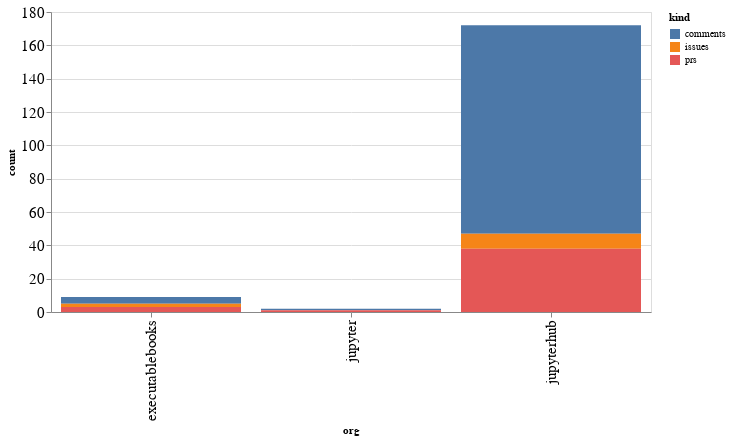

The code cell stored with this chart in its notebook:
### Code cell
alt.Chart(org_summaries, width=600).mark_bar().encode(
    x='org',
    y='count',
    color='kind',
    tooltip="org"
)

### Figure 1 — Vega-Lite specification as saved in the notebook (floating-point values rounded to 4 significant figures)
{"config": {"axisLeft": {"labelFontSize": 15}, "axisBottom": {"labelFontSize": 15}}, "data": {"name": "data-727c42e067e84877cfdbb423ff659a6f"}, "mark": "bar", "encoding": {"color": {"type": "nominal", "field": "kind"}, "tooltip": {"type": "nominal", "field": "org"}, "x": {"type": "nominal", "field": "org"}, "y": {"type": "quantitative", "field": "count"}}, "width": 600, "$schema": "https://vega.github.io/schema/vega-lite/v4.8.1.json", "datasets": {"data-727c42e067e84877cfdbb423ff659a6f": [{"org": "executablebooks", "kind": "comments", "count": 4}, {"org": "executablebooks", "kind": "issues", "count": 2}, {"org": "executablebooks", "kind": "prs", "count": 3}, {"org": "jupyter", "kind": "comments", "count": 1}, {"org": "jupyter", "kind": "prs", "count": 1}, {"org": "jupyterhub", "kind": "comments", "count": 125}, {"org": "jupyterhub", "kind": "issues", "count": 9}, {"org": "jupyterhub", "kind": "prs", "count": 38}]}}
